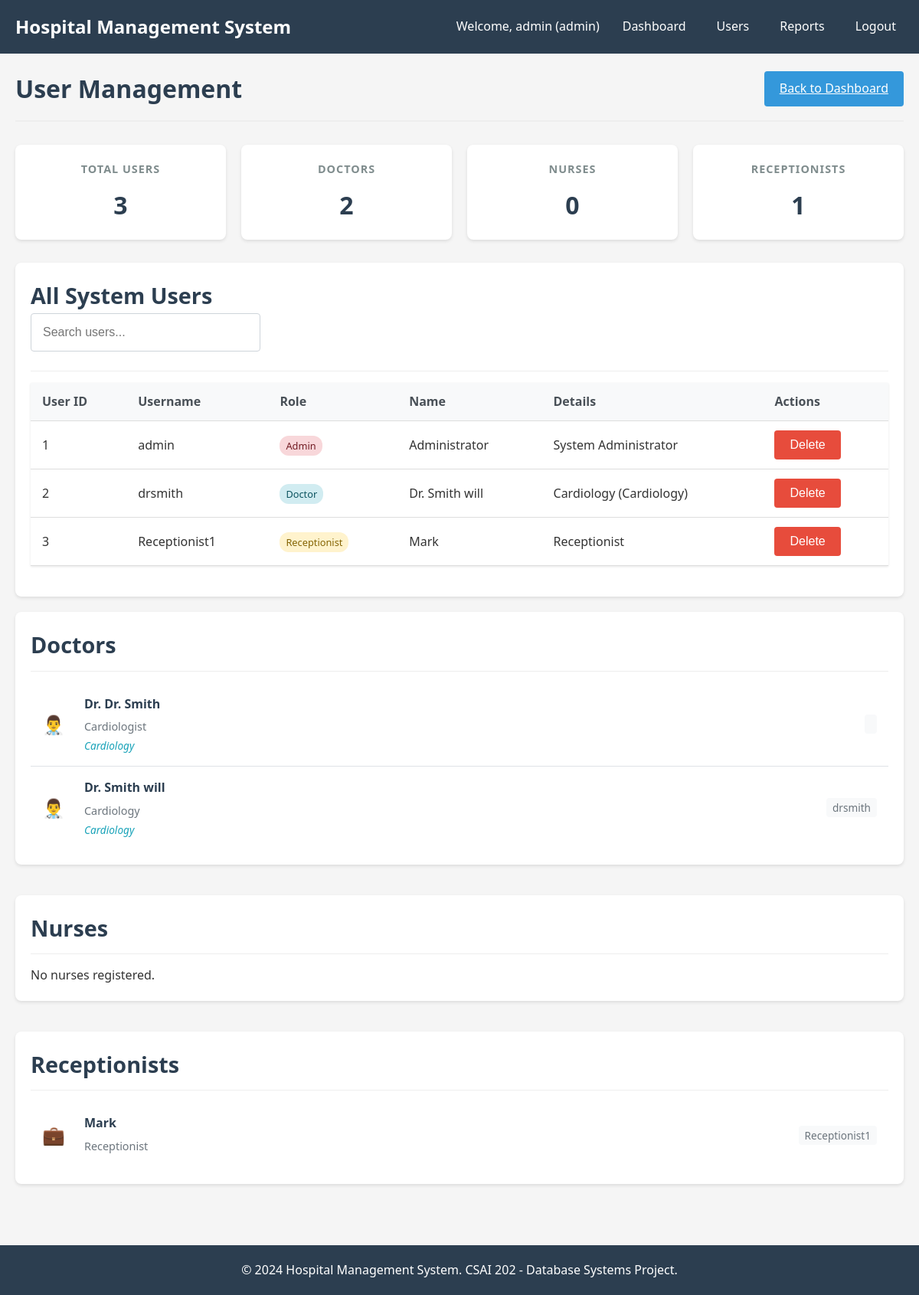
Page /admin/users (signed in) on the earlier database version.
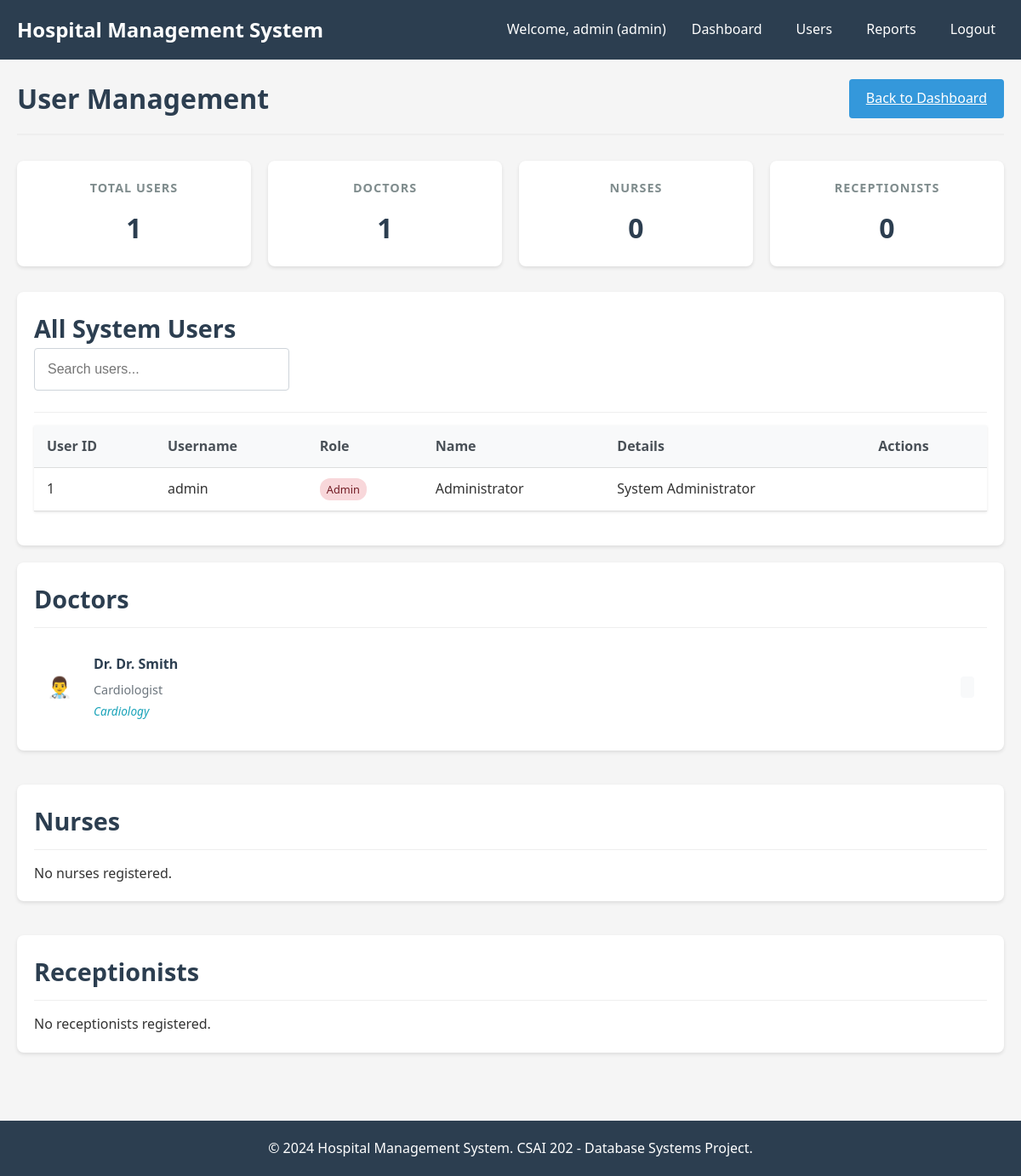
Same page on the later database version.
### models/user.py (models this page shows, shortened)
class User(db.Model, UserMixin):
    __tablename__ = 'user_account'
    user_id = db.Column(db.Integer, primary_key=True)
    username = db.Column(db.String(50), unique=True, nullable=False)
    password = db.Column(db.String(200), nullable=False)
    role = db.Column(db.String(20), nullable=False)
    doctor = db.relationship('Doctor', backref='user', uselist=False)
    nurse = db.relationship('Nurse', backref='user', uselist=False)
    receptionist = db.relationship('Receptionist', backref='user', uselist=False)
    @property
    def is_admin(self):
        return self.role == 'admin'

### models/doctor.py (models this page shows)
class Doctor(db.Model):
    __tablename__ = 'doctor'
    doc_id = db.Column(db.Integer, primary_key=True)
    name = db.Column(db.String(100), nullable=False)
    specialty = db.Column(db.String(100))
    dept_id = db.Column(db.Integer, db.ForeignKey('department.dept_id'))
    user_id = db.Column(db.Integer, db.ForeignKey('user_account.user_id'))
    department = db.relationship('Department', back_populates='doctors')
    appointments = db.relationship('Appointment', backref='doctor', lazy=True)
    prescriptions = db.relationship('Prescription', backref='doctor', lazy=True)
    lab_tests = db.relationship('LabTest', backref='doctor', lazy=True)
    record_updates = db.relationship('DoctorUpdatesRecord', backref='doctor', lazy=True)

### models/department.py (models this page shows)
class Department(db.Model):
    __tablename__ = 'department'
    dept_id = db.Column(db.Integer, primary_key=True)
    name = db.Column(db.String(100), nullable=False)
    doctors = db.relationship('Doctor', back_populates='department', lazy=True)
    rooms = db.relationship('RoomBed', back_populates='department', lazy=True)

### models/receptionist.py (models this page shows)
class Receptionist(db.Model):
    __tablename__ = 'receptionist'
    rec_id = db.Column(db.Integer, primary_key=True)
    name = db.Column(db.String(100), nullable=False)
    user_id = db.Column(db.Integer, db.ForeignKey('user_account.user_id'))
    appointments = db.relationship('Appointment', backref='receptionist', lazy=True)
    invoices = db.relationship('Invoice', backref='receptionist', lazy=True)

### controllers/admin_controller.py (the view)
@admin_bp.route('/users')
@login_required
@admin_required
def users():
    users = User.query.all()
    doctors = Doctor.query.all()
    nurses = Nurse.query.all()
    receptionists = Receptionist.query.all()
    return render_template('admin/users.html',
                         users=users,
                         doctors=doctors,
                         nurses=nurses,
                         receptionists=receptionists)

### templates/admin/users.html (shortened to what this page needs)
{% extends "base.html" %}
{% block content %}
<div class="page-header">
    <h1>User Management</h1>
    <a href="{{ url_for('admin.dashboard') }}" class="btn btn-primary">Back to Dashboard</a>
</div>
<div class="dashboard-stats">
    <div class="stat-card">
        <h3>Total Users</h3>
        <div class="number">{{ users|length }}</div>
    </div>
    <div class="stat-card">
        <h3>Doctors</h3>
        <div class="number">{{ doctors|length }}</div>
    </div>
    <div class="stat-card">
        <h3>Nurses</h3>
        <div class="number">{{ nurses|length }}</div>
    </div>
    <div class="stat-card">
        <h3>Receptionists</h3>
        <div class="number">{{ receptionists|length }}</div>
    </div>
</div>
<div class="card">
    <div class="card-header">
        <h2>All System Users</h2>
        <div class="search-box">
            <input type="text" id="userSearch" class="form-control" placeholder="Search users..." onkeyup="searchUsers()">
        </div>
    </div>
    <table class="table" id="usersTable">
        <thead>
            <tr>
                <th>User ID</th>
                <th>Username</th>
                <th>Role</th>
                <th>Name</th>
                <th>Details</th>
                <th>Actions</th>
            </tr>
        </thead>
        <tbody>
            {% for user in users %}
            <tr data-username="{{ user.username|lower }}" data-role="{{ user.role|lower }}" data-name="{{ user.name|lower if user.name else '' }}">
                <td>{{ user.user_id }}</td>
                <td>{{ user.username }}</td>
                <td>
                    <span class="role-badge role-{{ user.role }}">
                        {{ user.role|title }}
                    </span>
                </td>
                <td>
                    {% if user.role == 'doctor' and user.doctor %}
                        Dr. {{ user.doctor.name }}
                    {% elif user.role == 'nurse' and user.nurse %}
                        {{ user.nurse.name }}
                    {% elif user.role == 'receptionist' and user.receptionist %}
                        {{ user.receptionist.name }}
                    {% elif user.role == 'admin' %}
                        Administrator
                    {% else %}
                        N/A
                    {% endif %}
                </td>
                <td>
                    {% if user.role == 'doctor' and user.doctor %}
                        {{ user.doctor.specialty }}
                        {% if user.doctor.department %}
                            ({{ user.doctor.department.name }})
                        {% endif %}
                    {% elif user.role == 'nurse' and user.nurse %}
                        Nurse
                    {% elif user.role == 'receptionist' and user.receptionist %}
                        Receptionist
                    {% elif user.role == 'admin' %}
                        System Administrator
                    {% endif %}
                </td>
                <td>
                    {% if user.role != 'admin' or users|length > 1 %}
                    <form method="POST" action="{{ url_for('admin.delete_user', user_id=user.user_id) }}" style="display: inline;">
                        <button type="submit" class="btn btn-danger btn-sm" onclick="return confirm('Are you sure you want to delete this user?')">Delete</button>
                    </form>
                    {% endif %}
                </td>
            </tr>
            {% endfor %}
        </tbody>
    </table>
</div>
<div class="dashboard-sections">
    <div class="card">
        <div class="card-header">
            <h2>Doctors</h2>
        </div>
        {% if doctors %}
        <div class="users-list">
            {% for doctor in doctors %}
            <div class="user-card">
                <div class="user-avatar">👨‍⚕️</div>
                <div class="user-info">
                    <div class="user-name">Dr. {{ doctor.name }}</div>
                    <div class="user-details">{{ doctor.specialty }}</div>
                    <div class="user-department">{{ doctor.department.name if doctor.department else 'No Department' }}</div>
                </div>
                <div class="user-actions">
                    <span class="user-username">{{ doctor.user.username }}</span>
                </div>
            </div>
            {% endfor %}
        </div>
        {% else %}
        <p>No doctors registered.</p>
        {% endif %}
    </div>
    <div class="card">
        <div class="card-header">
            <h2>Nurses</h2>
        </div>
        {% if nurses %}
        <div class="users-list">
            {% for nurse in nurses %}
            <div class="user-card">
                <div class="user-avatar">👩‍⚕️</div>
                <div class="user-info">
                    <div class="user-name">{{ nurse.name }}</div>
                    <div class="user-details">Nurse</div>
                </div>
                <div class="user-actions">
                    <span class="user-username">{{ nurse.user.username }}</span>
                </div>
            </div>
            {% endfor %}
        </div>
        {% else %}
        <p>No nurses registered.</p>
        {% endif %}
    </div>
    <div class="card">
        <div class="card-header">
            <h2>Receptionists</h2>
        </div>
        {% if receptionists %}
        <div class="users-list">
            {% for receptionist in receptionists %}
            <div class="user-card">
                <div class="user-avatar">💼</div>
                <div class="user-info">
                    <div class="user-name">{{ receptionist.name }}</div>
                    <div class="user-details">Receptionist</div>
                </div>
                <div class="user-actions">
                    <span class="user-username">{{ receptionist.user.username }}</span>
                </div>
            </div>
            {% endfor %}
        </div>
        {% else %}
        <p>No receptionists registered.</p>
        {% endif %}
    </div>
</div>
{% endblock %}

### templates/base.html (shortened to what this page needs)
<!DOCTYPE html>
<html lang="en">
<head>
    <link rel="stylesheet" href="{{ url_for('static', filename='css/style.css') }}">
    <link rel="stylesheet" href="{{ url_for('static', filename='css/dashboard.css') }}">
    <link rel="stylesheet" href="{{ url_for('static', filename='css/forms.css') }}">
</head>
<body>
    <div class="header">
        <div class="navbar">
            <a href="{{ url_for('index') }}" class="logo">Hospital Management System</a>
            <ul class="nav-links">
                {% if current_user.is_authenticated %}
                    <li>Welcome, {{ current_user.username }} ({{ current_user.role }})</li>
                    <li><a href="{{ url_for('index') }}">Dashboard</a></li>
                    {% if current_user.is_admin %}
                        <li><a href="{{ url_for('admin.users') }}">Users</a></li>
                        <li><a href="{{ url_for('admin.reports') }}">Reports</a></li>
                    {% elif current_user.is_doctor %}
                        <li><a href="{{ url_for('doctor.appointments') }}">Appointments</a></li>
                        <li><a href="{{ url_for('doctor.patients') }}">Patients</a></li>
                    {% elif current_user.is_nurse %}
                        <li><a href="{{ url_for('nurse.patients') }}">Patients</a></li>
                        <li><a href="{{ url_for('nurse.beds') }}">Beds</a></li>
                    {% elif current_user.is_receptionist %}
                        <li><a href="{{ url_for('receptionist.appointments') }}">Appointments</a></li>
                        <li><a href="{{ url_for('receptionist.billing') }}">Billing</a></li>
                    {% endif %}
                    <li><a href="{{ url_for('auth.logout') }}">Logout</a></li>
                {% else %}
                    <li><a href="{{ url_for('auth.login') }}">Login</a></li>
                {% endif %}
            </ul>
        </div>
    </div>
    <div class="container">
        <div class="content">
            {% block content %}{% endblock %}
        </div>
    </div>
    <footer class="footer">
        <p>&copy; 2024 Hospital Management System. CSAI 202 - Database Systems Project.</p>
    </footer>
</body>
</html>

### static/css/style.css (style rules this page uses)
* { margin: 0; padding: 0; box-sizing: border-box; }
body { font-family: 'Segoe UI', Tahoma, Geneva, Verdana, sans-serif; background-color: #f5f5f5; color: #333; line-height: 1.6; }
.container { width: 100%; max-width: 1200px; margin: 0 auto; padding: 20px; min-height: calc(100vh - 140px); }
.header { background-color: #2c3e50; color: white; padding: 1rem 0; }
.navbar { display: flex; justify-content: space-between; align-items: center; padding: 0 20px; }
.logo { font-size: 1.5rem; font-weight: bold; color: white; text-decoration: none; }
.nav-links { display: flex; list-style: none; gap: 20px; align-items: center; }
.nav-links li { color: white; }
.nav-links a { color: white; text-decoration: none; padding: 5px 10px; border-radius: 4px; transition: background-color 0.3s; }
.form-control { width: 100%; padding: 10px; border: 1px solid #ddd; border-radius: 4px; font-size: 16px; }
.btn { padding: 10px 20px; border: none; border-radius: 4px; font-size: 16px; cursor: pointer; transition: background-color 0.3s; }
.btn-primary { background-color: #3498db; color: white; }
.table { width: 100%; border-collapse: collapse; margin-bottom: 20px; background: white; box-shadow: 0 1px 3px rgba(0,0,0,0.1); }
.table th, .table td { padding: 12px 15px; text-align: left; border-bottom: 1px solid #ddd; }
.table th { background-color: #f8f9fa; font-weight: 600; color: #495057; }
.card { background: white; border-radius: 8px; padding: 20px; margin-bottom: 20px; box-shadow: 0 2px 4px rgba(0,0,0,0.1); }
.card-header { border-bottom: 1px solid #eee; padding-bottom: 10px; margin-bottom: 15px; font-size: 1.2rem; font-weight: 600; color: #2c3e50; }
.footer { background-color: #2c3e50; color: white; text-align: center; padding: 20px; margin-top: 40px; }
.dashboard-stats { display: grid; grid-template-columns: repeat(auto-fit, minmax(250px, 1fr)); gap: 20px; margin-bottom: 30px; }
.stat-card { background: white; padding: 20px; border-radius: 8px; box-shadow: 0 2px 4px rgba(0,0,0,0.1); text-align: center; }
.stat-card h3 { color: #7f8c8d; margin-bottom: 10px; font-size: 0.9rem; text-transform: uppercase; letter-spacing: 1px; }
.stat-card .number { font-size: 2rem; font-weight: bold; color: #2c3e50; }

### static/css/dashboard.css (style rules this page uses)
.dashboard-sections { display: grid; grid-template-columns: 1fr; gap: 20px; margin-top: 20px; }
.page-header { display: flex; justify-content: space-between; align-items: center; margin-bottom: 30px; padding-bottom: 15px; border-bottom: 2px solid #eee; }
.page-header h1 { color: #2c3e50; margin: 0; }

### static/css/forms.css (style rules this page uses)
.form-control { width: 100%; padding: 12px 15px; font-size: 16px; line-height: 1.5; color: #495057; background-color: #fff; border: 1px solid #ced4da; border-radius: 4px; transition: border-color 0.15s ease-in-out, box-shadow 0.15s ease-in-out; }

### templates/admin/users.html (style rules this page uses)
.role-badge { padding: 4px 8px; border-radius: 12px; font-size: 0.8rem; font-weight: 500; }
.role-admin { background-color: #f8d7da; color: #721c24; }
.users-list { max-height: 300px; overflow-y: auto; }
.user-card { display: flex; align-items: center; padding: 15px; border-bottom: 1px solid #dee2e6; }
.user-card:last-child { border-bottom: none; }
.user-avatar { font-size: 1.5rem; margin-right: 15px; width: 40px; }
.user-info { flex: 1; }
.user-name { font-weight: 600; color: #2c3e50; margin-bottom: 5px; }
.user-details { color: #6c757d; font-size: 0.9rem; margin-bottom: 3px; }
.user-department { font-size: 0.85rem; color: #17a2b8; font-style: italic; }
.user-username { font-size: 0.85rem; color: #6c757d; background-color: #f8f9fa; padding: 3px 8px; border-radius: 4px; }
.search-box { margin-bottom: 15px; max-width: 300px; }

Differences in the rows shown:
removed User: user_id "2", username "drsmith", role "Doctor", doctor.name "Smith will", doctor.specialty "Cardiology", doctor.department.name "Cardiology"
removed User: user_id "3", username "Receptionist1", role "Receptionist", receptionist.name "Mark"
removed Doctor: name "Smith will", specialty "Cardiology", department "Cardiology", user.username "drsmith"
removed Receptionist: name "Mark", user.username "Receptionist1"
changed User "admin": no longer shows "Delete"
Other differences:
{{ users|length }}: "3" → "1"
{{ doctors|length }}: "2" → "1"
{{ receptionists|length }}: "1" → "0"
text now shown: "No receptionists registered."
